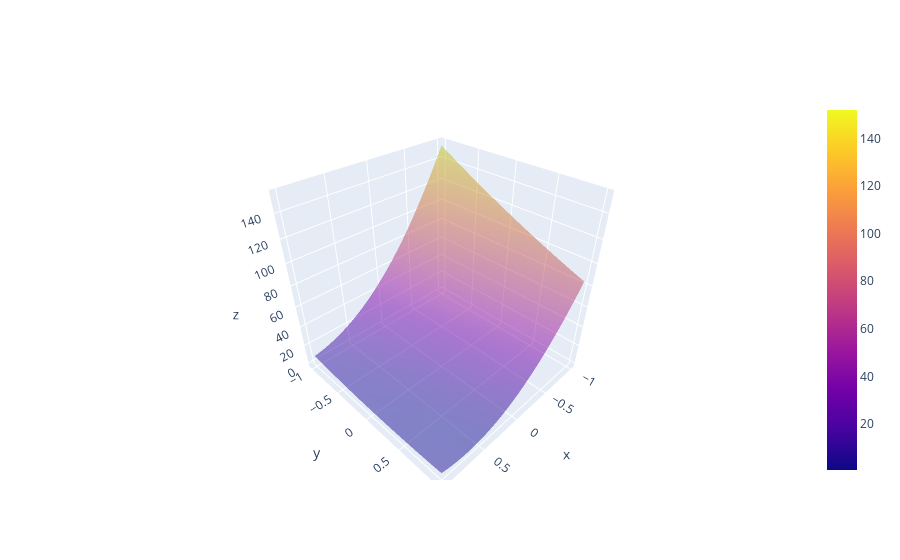

Notebook code cell kept with this figure:
### Markdown cell above
### エラー関数のグラフ表示

### Code cell
my_surface_plot(fn_err)

### Figure 1 — Plotly figure (JSON) as saved in the notebook; plotly's stock layout.template omitted (floating-point values rounded to 4 significant figures; data arrays with more than 128 entries replaced by an {"elided": "..."} marker saying what was removed)
{"data": [{"opacity": 0.5, "type": "surface", "x": {"elided": "50x50 float values"}, "y": {"elided": "50x50 float values"}, "z": {"elided": "50x50 float values"}}], "layout": {}}
